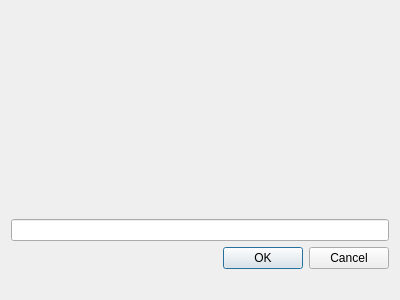
<?xml version="1.0" encoding="UTF-8"?>
<ui version="4.0">
 <class>DeleteAccountDialog</class>
 <widget class="QDialog" name="DeleteAccountDialog">
  <property name="geometry">
   <rect>
    <x>0</x>
    <y>0</y>
    <width>400</width>
    <height>300</height>
   </rect>
  </property>
  <property name="windowTitle">
   <string>Dialog</string>
  </property>
  <layout class="QVBoxLayout" name="verticalLayout">
   <item>
    <widget class="QLabel" name="warningLabel">
     <property name="sizePolicy">
      <sizepolicy hsizetype="Preferred" vsizetype="Expanding">
       <horstretch>0</horstretch>
       <verstretch>0</verstretch>
      </sizepolicy>
     </property>
     <property name="textFormat">
      <enum>Qt::RichText</enum>
     </property>
    </widget>
   </item>
   <item>
    <widget class="QLineEdit" name="confirmationLineEdit"/>
   </item>
   <item>
    <widget class="QDialogButtonBox" name="buttonBox">
     <property name="orientation">
      <enum>Qt::Horizontal</enum>
     </property>
     <property name="standardButtons">
      <set>QDialogButtonBox::Cancel|QDialogButtonBox::Ok</set>
     </property>
    </widget>
   </item>
   <item>
    <widget class="QLabel" name="statusBarLabel">
     <property name="sizePolicy">
      <sizepolicy hsizetype="Preferred" vsizetype="Preferred">
       <horstretch>0</horstretch>
       <verstretch>0</verstretch>
      </sizepolicy>
     </property>
    </widget>
   </item>
  </layout>
 </widget>
 <resources/>
 <connections>
  <connection>
   <sender>buttonBox</sender>
   <signal>accepted()</signal>
   <receiver>DeleteAccountDialog</receiver>
   <slot>accept()</slot>
   <hints>
    <hint type="sourcelabel">
     <x>248</x>
     <y>254</y>
    </hint>
    <hint type="destinationlabel">
     <x>157</x>
     <y>274</y>
    </hint>
   </hints>
  </connection>
  <connection>
   <sender>buttonBox</sender>
   <signal>rejected()</signal>
   <receiver>DeleteAccountDialog</receiver>
   <slot>reject()</slot>
   <hints>
    <hint type="sourcelabel">
     <x>316</x>
     <y>260</y>
    </hint>
    <hint type="destinationlabel">
     <x>286</x>
     <y>274</y>
    </hint>
   </hints>
  </connection>
 </connections>
</ui>
